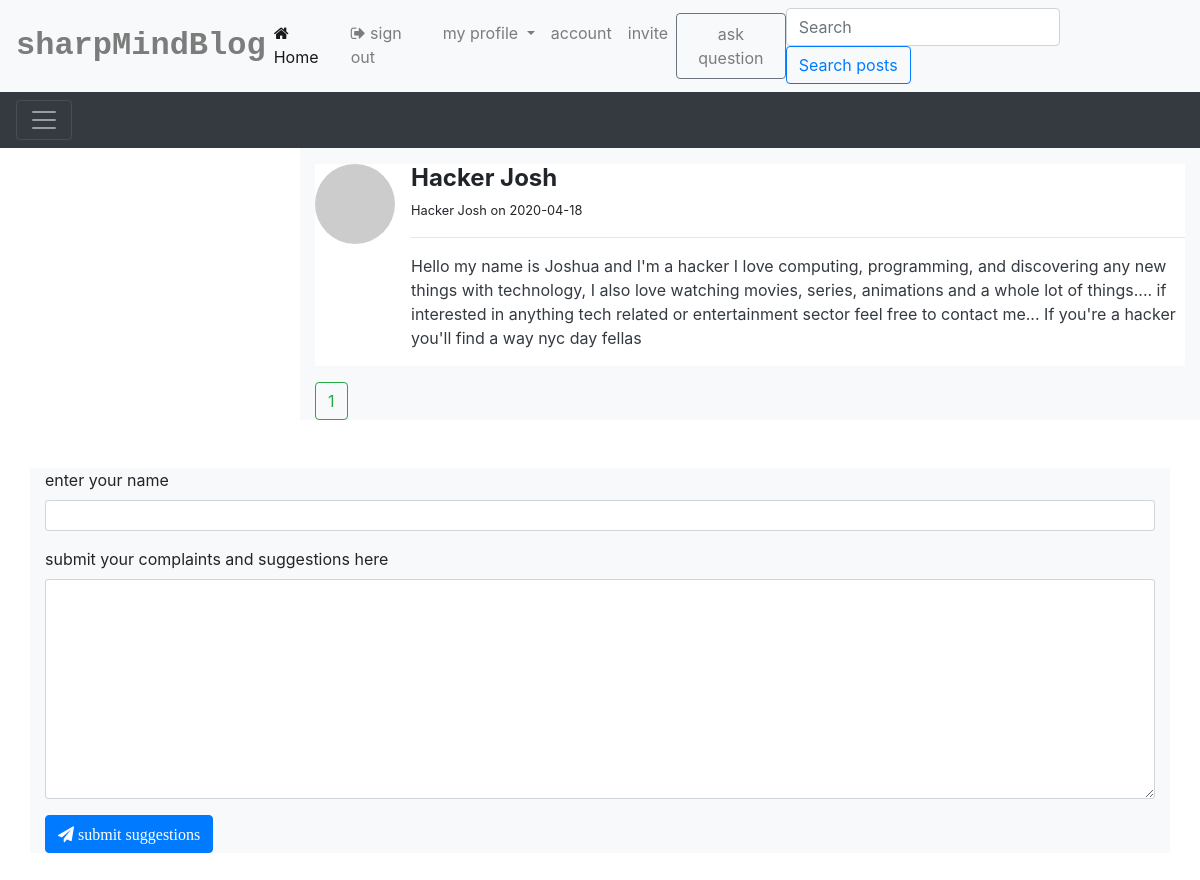
The page /posts/technology (signed in) on the database its author committed.
### app.py (models this page shows, shortened)
class Posts(UserMixin, db.Model):
    id = db.Column(db.Integer, primary_key=True)
    title = db.Column(db.Text, nullable=False)
    post = db.Column(db.Text, nullable=False)
    date = db.Column(db.String(200), default=datetime.today().date)
    upvote = db.Column(db.Integer, default=0)
    category = db.Column(db.String, nullable=False)
    user_id = db.Column(db.ForeignKey('user.id'))

class User(UserMixin, db.Model):
    id = db.Column(db.Integer, primary_key=True)
    name = db.Column(db.String(200), nullable=False)
    hobby = db.Column(db.String(200), nullable=False)
    email = db.Column(db.String(200), nullable=False)
    url = db.Column(db.String(200), nullable=False)
    password = db.Column(db.String(120), nullable=False)
    Admin = db.Column(db.Boolean, default=False)
    occupation = db.Column(db.String(120), nullable=False)
    location = db.Column(db.String(120), nullable=False)
    author = db.relationship('Posts', backref='author', lazy=True)

### app.py (the view)
@app.route('/posts/technology')
def technology():
    if 'username' in session:
        page = request.args.get('page', type=int)
        post = Posts.query.filter_by(category='technology').order_by(Posts.date.asc()).paginate(page=page, per_page=5)
        user = User.query.filter_by(name=session['username']).first()
        c = []
        for letter in user.email:
            c.append(letter)
        d = c[0]
        count = Posts.query.filter_by(user_id=user.id).count()
        return render_template('technology.html', post=post, user=user, count=count, d=d)
    else:
        return redirect(url_for('login'))

### app.py (called while the page is built)
@app.before_request
def before_request():
    g.user = None
    if 'username' in session:
        g.user = session['username']

### templates/technology.html (shortened to what this page needs)
<!DOCTYPE html>
<html lang="eng">
<head>
    <link rel="stylesheet" href="https://cdnjs.cloudflare.com/ajax/libs/font-awesome/4.7.0/css/font-awesome.min.css">
    <link rel="stylesheet" href="{{url_for('static', filename='css/bootstrap.min.css')}}">
</head>
<body>
    <nav class="navbar navbar-expand-lg navbar-light bg-light shadow-sm">
        <a href="#" class="text text-black-50 font-weight-bold text-decoration-none" style="font-family: monospace; font-size: 2em;">sharpMindBlog</a>
        <div class="collapse navbar-collapse" id="navbarSupportedContent">
            <ul class="navbar-nav mr-auto">
                <li class="nav-item active">
                    <a class="nav-link" href="{{url_for('home')}}"><span class="fa fa-home"></span> Home</a>
                </li>
                <li class="nav-item">
                    <a class="nav-link" href="{{url_for('logout')}}"><span class="fa fa-sign-out"></span> sign out</a>
                </li>
                <li class="nav-item dropdown">
                    <a class="nav-link dropdown-toggle" href="#" id="navbarDropdown" role="button" data-toggle="dropdown" aria-haspopup="true" aria-expanded="false">
                my profile
              </a>
                </li>
                <li class="nav-item">
                    <a class="nav-link" href="{{url_for('account')}}">account</a>
                </li>
                <li class="nav-item "><a style="cursor: pointer;" data-toggle="modal" data-target='#invite' class="nav-link">invite</a></li>
                <li class="nav-item"><a style="cursor: pointer;" class="btn btn-outline-secondary nav-link" data-toggle="modal" data-target='#question'>ask question</a></li>
            </ul>
            <form class="form-inline my-2 my-lg-0" method="POST" action="{{url_for('search')}}">
                <input class="form-control mr-sm-2" type="search" required placeholder="Search" aria-label="Search" name="name" autocomplete="off">
                <button class="btn btn-outline-primary my-2 my-sm-0" type="submit">Search posts</button>
            </form>
        </div>
    </nav>
    <div class="pos-f-t">
        <nav class="navbar navbar-dark bg-dark">
            <button class="navbar-toggler" type="button" data-toggle="collapse" data-target="#navbarToggleExternalContent" aria-controls="navbarToggleExternalContent" aria-expanded="false" aria-label="Toggle navigation">
            <span class="navbar-toggler-icon"></span>
          </button>
        </nav>
    </div>
    <div class="container-fluid mb-5">
        <div class="row">
            <div class="col-lg-3 col-md-3">
            </div>
            <div class="col-lg-9 col-md-9 bg-light">
                 {%for post in post.items%}
                <ul class="list-unstyled mt-3" style="background-color: white;">
                    <li class="media">
                        <img src="https://gravatar.com/avatar/{{post.author.url}}?s=80&d=monsterid" class="mr-3 rounded-circle" alt="...">
                        <div class="media-body">
                            <h4 class="mt-0 mb-1 text-capitalize  font-weight-bold">{{post.title}}</h4>
                            <small>{{post.author.name}} on {{post.date}}</small>
                            <hr>
                            <p class="text text-dark mr-2 text-break">{{post.post}}</p>
                        </div>
                    </li>
                </ul>
                {%endfor%} {%for page in post.iter_pages(left_current=2, right_current=2, left_edge=2, right_edge=2)%} {%if page%}
                <a href="{{url_for('home', page=page)}}" class="btn btn-outline-success">{{page}}</a> {%else%} ... {%endif%} {%endfor%}
            </div>
        </div>
        <div class="container bg-light mt-lg-5">
            <div class="form-group">
                <label for="name">enter your name</label>
                <input type="text" id="name" class="form-control form-control-sm" autocomplete="off" />
            </div>
            <div class="form-group">
                <label for="complaint"> submit your complaints and suggestions here</label>
                <textarea name="complaint" class="form-control form-control-sm" id="message" cols="50" rows="10">
            </textarea>
            </div>
            <button class="btn btn-primary" onclick="submit()"><span class="fa fa-paper-plane"> submit suggestions</span></button>
        </div>
</body>
</html>

### rows shown on the page
Posts: title "Hacker Josh", author.name "Hacker Josh", date "2020-04-18", post "Hello my name is Joshua and I'm a hacker I love computing, programming, and discovering any new things with technology, I also love watching movies, series, animations and a whole lot of things.... if interested in anything tech related or entertainment sector feel free to contact me... If you're a hacker you'll find a way nyc day fellas"

### other values the page prints
{{ page }} "1"
